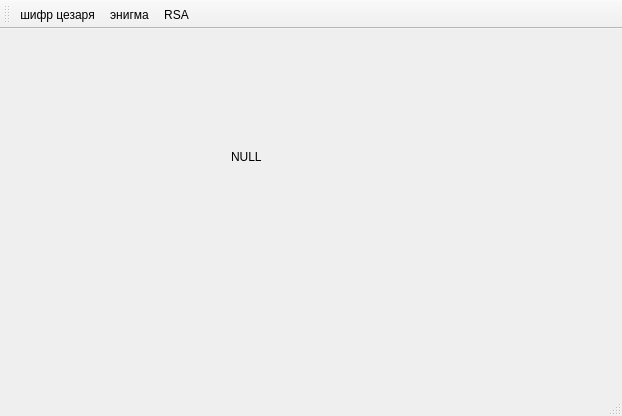
<?xml version="1.0" encoding="UTF-8"?>
<ui version="4.0">
 <class>MainWindow</class>
 <widget class="QMainWindow" name="MainWindow">
  <property name="geometry">
   <rect>
    <x>0</x>
    <y>0</y>
    <width>622</width>
    <height>416</height>
   </rect>
  </property>
  <property name="windowTitle">
   <string>MainWindow</string>
  </property>
  <widget class="QWidget" name="centralWidget">
   <layout class="QGridLayout" name="gridLayout">
    <item row="0" column="0">
     <widget class="QStackedWidget" name="stackedWidget">
      <widget class="QWidget" name="page">
       <widget class="QLabel" name="label">
        <property name="geometry">
         <rect>
          <x>220</x>
          <y>110</y>
          <width>47</width>
          <height>13</height>
         </rect>
        </property>
        <property name="text">
         <string>NULL</string>
        </property>
       </widget>
      </widget>
     </widget>
    </item>
   </layout>
  </widget>
  <widget class="QMenuBar" name="menuBar">
   <property name="geometry">
    <rect>
     <x>0</x>
     <y>0</y>
     <width>622</width>
     <height>21</height>
    </rect>
   </property>
  </widget>
  <widget class="QToolBar" name="mainToolBar">
   <property name="iconSize">
    <size>
     <width>100</width>
     <height>75</height>
    </size>
   </property>
   <attribute name="toolBarArea">
    <enum>TopToolBarArea</enum>
   </attribute>
   <attribute name="toolBarBreak">
    <bool>false</bool>
   </attribute>
   <addaction name="action"/>
   <addaction name="action_2"/>
   <addaction name="action_3"/>
  </widget>
  <widget class="QStatusBar" name="statusBar"/>
  <action name="action">
   <property name="icon">
    <iconset resource="res.qrc">
     <normaloff>:/img/cezar.png</normaloff>:/img/cezar.png</iconset>
   </property>
   <property name="text">
    <string>шифр цезаря</string>
   </property>
  </action>
  <action name="action_2">
   <property name="icon">
    <iconset resource="res.qrc">
     <normaloff>:/img/enigma_rotor2.png</normaloff>:/img/enigma_rotor2.png</iconset>
   </property>
   <property name="text">
    <string>энигма</string>
   </property>
  </action>
  <action name="action_3">
   <property name="icon">
    <iconset resource="res.qrc">
     <normaloff>:/img/binary.png</normaloff>:/img/binary.png</iconset>
   </property>
   <property name="text">
    <string>RSA</string>
   </property>
  </action>
 </widget>
 <layoutdefault spacing="6" margin="11"/>
 <resources>
  <include location="res.qrc"/>
 </resources>
 <connections/>
</ui>
